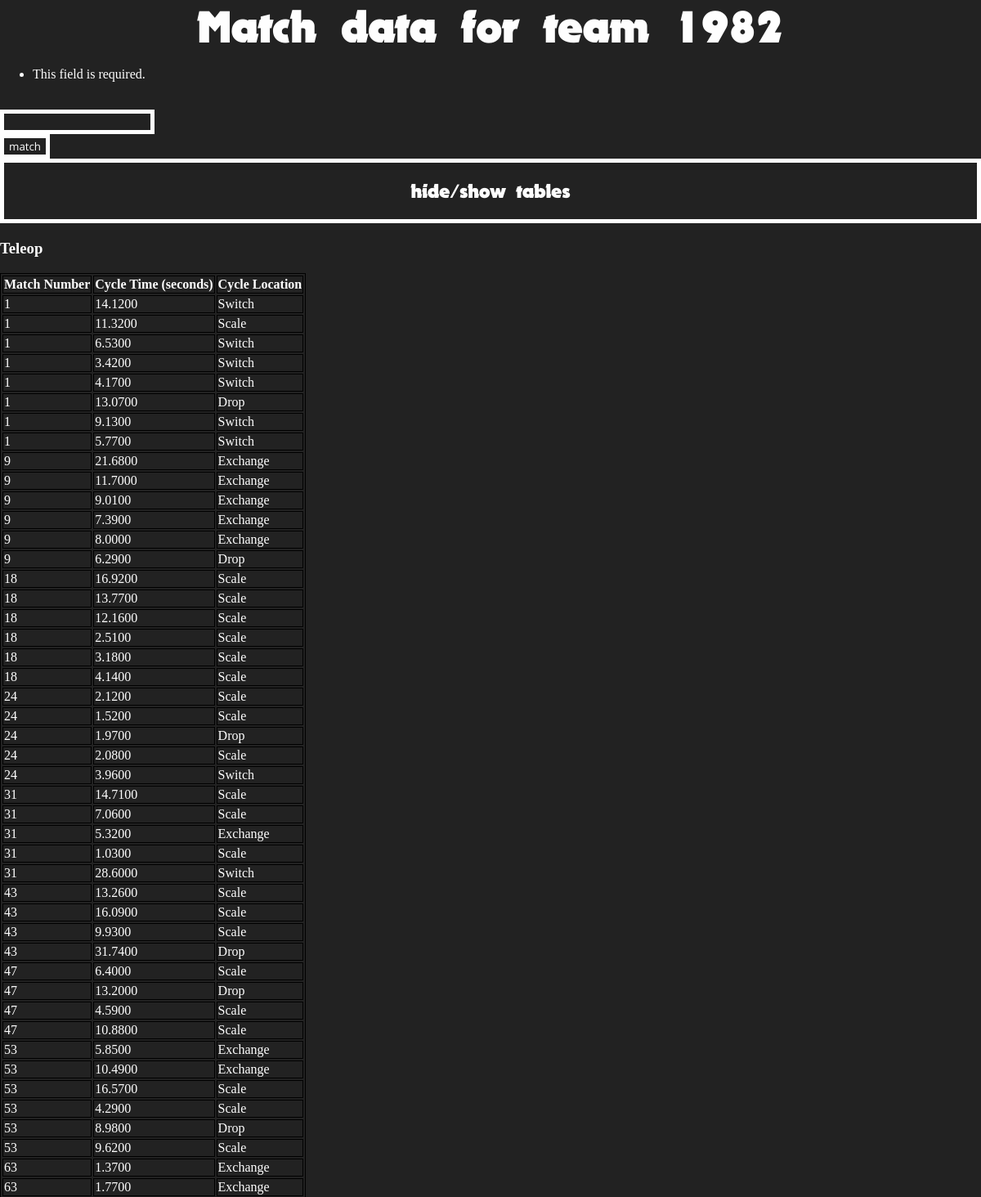
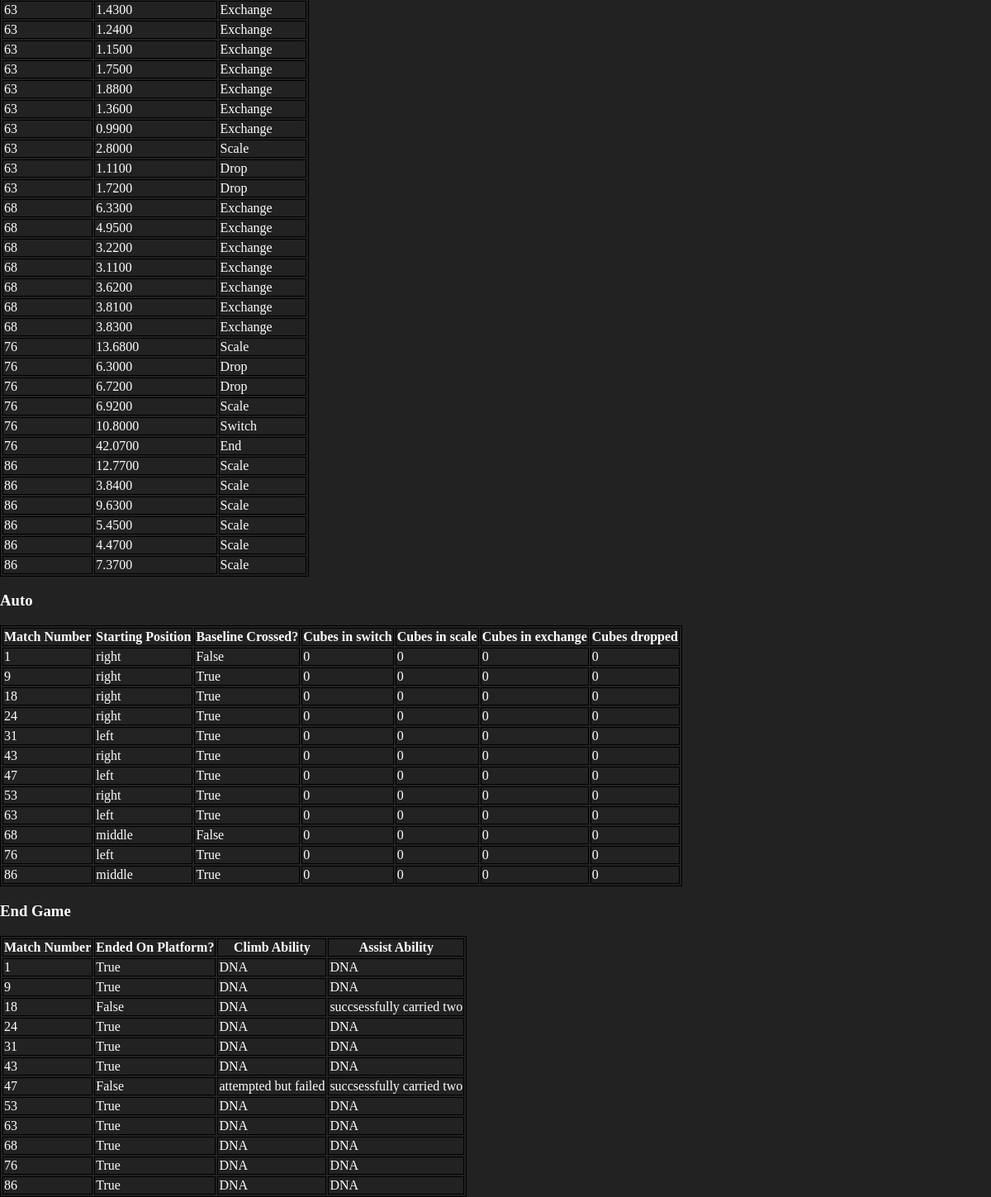
Page /scout/team/1982/ (signed in) on the committed database (2 pictures, top to bottom).
### scoutapp2018/models.py (models this page shows, shortened)
class CycleTime(models.Model):
    time = models.DecimalField(max_digits=10, decimal_places=4)
    team = models.PositiveIntegerField()
    match = models.PositiveIntegerField()
    location = models.CharField(max_length = 35, default = 'none')

class Auto(models.Model):
    match = models.IntegerField()
    team = models.IntegerField()
    baseline_crossed = models.BooleanField(default = False)
    starting_position = models.CharField(max_length=10000, choices=AUTO_START_CHOICES)
    cubes_in_switch = models.IntegerField()
    cubes_in_scale = models.IntegerField()
    cubes_in_vault = models.IntegerField()
    cubes_dropped = models.IntegerField()

class EndGame(models.Model):
    match = models.IntegerField()
    team = models.IntegerField()
    on_platform = models.BooleanField()
    climb_success = models.CharField(max_length=1000, choices=CLIMB_SUCCESS)
    assist = models.CharField(max_length=1000, choices=ASSIST)

### scoutapp2018/views.py (the view)
# urls.py: url(r'^team/(?P<team_number>[0-9999]+)/$', views.team, name='team'),
@login_required
def team(request, team_number):
    cycle_times = CycleTime.objects.filter(team=team_number)
    autos = Auto.objects.filter(team=team_number)
    end_games = EndGame.objects.filter(team=team_number)
    tele_cubes_in_switch = len(CycleTime.objects.filter(team=team_number).filter(location="Switch"))
    tele_cubes_in_scale = len(CycleTime.objects.filter(team=team_number).filter(location="Scale"))
    tele_cubes_dropped = len(CycleTime.objects.filter(team=team_number).filter(location="Drop"))
    tele_cubes_in_exchange = len(CycleTime.objects.filter(team=team_number).filter(location="Exchange"))
    tele_cubes_in_opp_switch = len(CycleTime.objects.filter(team=team_number).filter(location="Opp-Switch"))
    switch_cycles = CycleTime.objects.filter(team=team_number).filter(location="Switch")
    scale_cycles = CycleTime.objects.filter(team=team_number).filter(location="Scale")
    exchange_cycles = CycleTime.objects.filter(team=team_number).filter(location="Exchange")
    switch_times = []
    scale_times = []
    exchange_times = []
    for cycle in switch_cycles:
        switch_times.append(cycle.time)
    for cycle in scale_cycles:
        scale_times.append(cycle.time)
    for cycle in exchange_cycles:
        exchange_times.append(cycle.time)
    avg_switch_time = 0
    avg_scale_time = 0
    avg_exchange_time = 0
    if tele_cubes_in_switch != 0:
        avg_switch_time = sum(switch_times)/tele_cubes_in_switch
    if tele_cubes_in_scale != 0:
        avg_scale_time = sum(scale_times)/tele_cubes_in_scale
    if tele_cubes_in_exchange != 0:
        avg_exchange_time = sum(exchange_times)/tele_cubes_in_exchange
    if request.method == 'POST':
        form = TeamMatchView(request.POST)
        if form.is_valid():
            match = form.cleaned_data['match_number']
            cycle_times = CycleTime.objects.filter(team=team_number).filter(match=match)
            autos = Auto.objects.filter(team=team_number).filter(match=match)
            end_games = EndGame.objects.filter(team=team_number).filter(match=match)
            tele_cubes_in_switch = len(CycleTime.objects.filter(team=team_number).filter(location="Switch").filter(match=match))
            tele_cubes_in_scale = len(CycleTime.objects.filter(team=team_number).filter(location="Scale").filter(match=match))
            tele_cubes_dropped = len(CycleTime.objects.filter(team=team_number).filter(location="Drop").filter(match=match))
            tele_cubes_in_exchange = len(CycleTime.objects.filter(team=team_number).filter(location="Exchange").filter(match=match))
    else:
        form = TeamMatchView(request.POST)
    climb_count = len(EndGame.objects.filter(team=team_number).filter(climb_success=u"succsessful"))
    assisted_count = len(EndGame.objects.filter(team=team_number).filter(climb_success=u"carried by another team"))
    levitate_count = len(EndGame.objects.filter(team=team_number).filter(climb_success=u"levitated"))
    fall_count = len(EndGame.objects.filter(team=team_number).filter(climb_success=u"fell"))
    no_attempt_count = len(EndGame.objects.filter(team=team_number).filter(climb_success=u"DNA"))
    on_platform = len(EndGame.objects.filter(team=team_number).filter(on_platform=True))
    not_on_platform = len(EndGame.objects.filter(team=team_number).filter(on_platform=False))
    data_for_charts = [tele_cubes_in_switch, tele_cubes_in_scale, tele_cubes_dropped, tele_cubes_in_exchange, avg_switch_time,
                       avg_scale_time, avg_exchange_time, climb_count, assisted_count, levitate_count, fall_count, no_attempt_count,
                       on_platform, not_on_platform, tele_cubes_in_opp_switch]
    context = {'times': cycle_times, 'autos' : autos, 'end_games' : end_games, 'chart_data' : data_for_charts, "form" : form, "team" : team_number}
    return render(request, "scoutapp2018/team.html", context)

### scoutapp2018/forms.py
class TeamMatchView(forms.Form):
    match_number = forms.IntegerField()

### scoutapp2018/templates/scoutapp2018/team.html (shortened to what this page needs)
<!DOCTYPE html>
<html>
  {% load static %}
  <head>
    <link rel="stylesheet" type="text/css" href="../../static/scoutapp2018/style.css">
  </head>
  <body>
    <h1>Match data for team {{times.0.team}}</h1>
    <form action="/scout/team/{{team}}/" method="post">
      {% for field in form.visible_fields %}
              {{ field.errors }}
              {{ field.help_text }}<br />
              {{field }}<br />
      {% endfor %}
    <input type="submit" value="match" />
    <a id="table-toggle" href="#">hide/show tables</a>
    <div id = "ugly-tables">
      <h3>Teleop</h3>
      <table>
        <tr>
          <th>Match Number</th>
          <th>Cycle Time (seconds)</th>
          <th>Cycle Location</th>
        </tr>
        {% for cycle in times %}
          <tr>
            <td>{{cycle.match}}</td>
            <td>{{cycle.time}}</td>
            <td>{{cycle.location}}</td>
          </tr>
        {% endfor %}
      </table>
      <h3>Auto</h3>
      <table>
        <tr>
          <th>Match Number</th>
          <th>Starting Position</th>
          <th>Baseline Crossed?</th>
          <th>Cubes in switch</th>
          <th>Cubes in scale</th>
          <th>Cubes in exchange</th>
          <th>Cubes dropped</th>
        </tr>
        {% for auto in autos %}
          <tr>
            <td>{{auto.match}}</td>
            <td>{{auto.starting_position}}</td>
            <td>{{auto.baseline_crossed}}</td>
            <td>{{auto.cubes_in_switch}}</td>
            <td>{{auto.cubes_in_scale}}</td>
            <td>{{auto.cubes_in_vault}}</td>
            <td>{{auto.cubes_dropped}}</td>
          </tr>
        {% endfor %}
        </table>
        <h3>End Game</h3>
        <table>
          <tr>
            <th>Match Number</th>
            <th>Ended On Platform?</th>
            <th>Climb Ability</th>
            <th>Assist Ability</th>
          </tr>
          {% for end_game in end_games %}
            <tr>
              <td>{{end_game.match}}</td>
              <td>{{end_game.on_platform}}</td>
              <td>{{end_game.climb_success}}</td>
              <td>{{end_game.assist}}</td>
            </tr>
          {% endfor %}
        </table>
    </div>
  </body>
</html>

### scoutapp2018/static/scoutapp2018/style.css (style rules this page uses)
table, th, td { border: 1px solid black; }
h1 { font-family: Nougat; margin: 0; text-align: center; font-size: 3.5em; }
body { background-color: #222222; margin: 0; height: 100vh; width: 100vw; }
* { color: #fefefe; }
a { width: 100%; text-decoration: none; display: block; text-align: center; padding: 20px; box-sizing: border-box; font-family: Nougat; font-size: 1.5em; border: 5px #fefefe solid; margin-bottom: 20px; transition: .2s; }
input { background-color: #222222; font-family: Open Sans; border: 5px #fefefe solid; transition: .2s; }

### rows in the picture
CycleTime: team "1982"
Auto: match "1", starting_position "right", baseline_crossed "False", cubes_in_switch "0", cubes_in_scale "0", cubes_in_vault "0", cubes_dropped "0"
Auto: match "9", starting_position "right", baseline_crossed "True", cubes_in_switch "0", cubes_in_scale "0", cubes_in_vault "0", cubes_dropped "0"
Auto: match "18", starting_position "right", baseline_crossed "True", cubes_in_switch "0", cubes_in_scale "0", cubes_in_vault "0", cubes_dropped "0"
Auto: match "24", starting_position "right", baseline_crossed "True", cubes_in_switch "0", cubes_in_scale "0", cubes_in_vault "0", cubes_dropped "0"
Auto: match "31", starting_position "left", baseline_crossed "True", cubes_in_switch "0", cubes_in_scale "0", cubes_in_vault "0", cubes_dropped "0"
Auto: match "43", starting_position "right", baseline_crossed "True", cubes_in_switch "0", cubes_in_scale "0", cubes_in_vault "0", cubes_dropped "0"
Auto: match "47", starting_position "left", baseline_crossed "True", cubes_in_switch "0", cubes_in_scale "0", cubes_in_vault "0", cubes_dropped "0"
Auto: match "53", starting_position "right", baseline_crossed "True", cubes_in_switch "0", cubes_in_scale "0", cubes_in_vault "0", cubes_dropped "0"
Auto: match "63", starting_position "left", baseline_crossed "True", cubes_in_switch "0", cubes_in_scale "0", cubes_in_vault "0", cubes_dropped "0"
Auto: match "68", starting_position "middle", baseline_crossed "False", cubes_in_switch "0", cubes_in_scale "0", cubes_in_vault "0", cubes_dropped "0"
Auto: match "76", starting_position "left", baseline_crossed "True", cubes_in_switch "0", cubes_in_scale "0", cubes_in_vault "0", cubes_dropped "0"
Auto: match "86", starting_position "middle", baseline_crossed "True", cubes_in_switch "0", cubes_in_scale "0", cubes_in_vault "0", cubes_dropped "0"
EndGame: match "1", on_platform "True", climb_success "DNA", assist "DNA"
EndGame: match "9", on_platform "True", climb_success "DNA", assist "DNA"
EndGame: match "18", on_platform "False", climb_success "DNA", assist "succsessfully carried two"
EndGame: match "24", on_platform "True", climb_success "DNA", assist "DNA"
EndGame: match "31", on_platform "True", climb_success "DNA", assist "DNA"
EndGame: match "43", on_platform "True", climb_success "DNA", assist "DNA"
EndGame: match "47", on_platform "False", climb_success "attempted but failed", assist "succsessfully carried two"
EndGame: match "53", on_platform "True", climb_success "DNA", assist "DNA"
EndGame: match "63", on_platform "True", climb_success "DNA", assist "DNA"
EndGame: match "68", on_platform "True", climb_success "DNA", assist "DNA"
EndGame: match "76", on_platform "True", climb_success "DNA", assist "DNA"
EndGame: match "86", on_platform "True", climb_success "DNA", assist "DNA"

### other values in the picture
{{ field.errors }} "This field is required."
